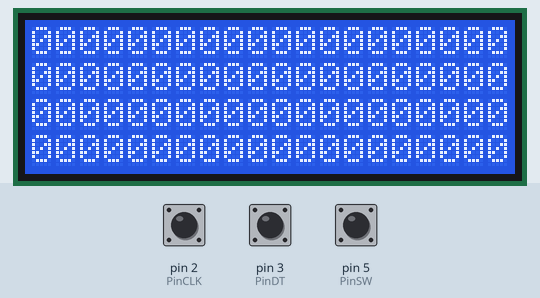
This sketch was run on a simulated Arduino Uno, built with avr-gcc and run on an emulated ATmega328P. Parts: 20×4 character LCD. Inputs (shaded band) come from the test bench; at power-on: pin 2 (PinCLK) HIGH, pin 3 (PinDT) HIGH, pin 5 (PinSW) HIGH.

Above: at 1.2 s.
1.3 s: pin 2 (PinCLK) pulled LOW for 0.15 s
At 1.45 s:
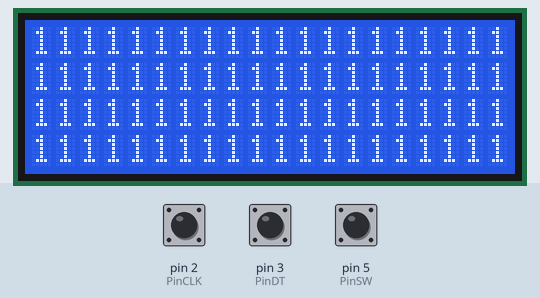
2.9 s: pin 2 (PinCLK) pulled LOW for 1 s
At 2.91 s:
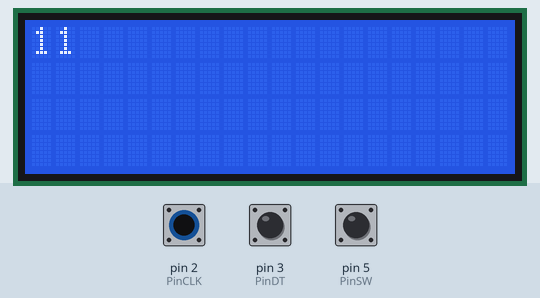
Timing chart, 0 to 5.9 s (numbered marks = the images above; inputs shaded):
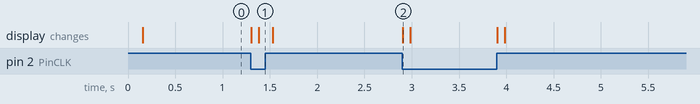

Measured:
- after the input at 1.3 s, the display: first changes at once (image 1 shows a later state)
- after the input at 2.9 s, the display: changes at once (image 2)

The sketch:

Encoder_and_timer.ino
```cpp
//Libraries & global include
#include <Wire.h>
#include <LiquidCrystal_I2C.h>
LiquidCrystal_I2C lcd(0x27, 2, 1, 0, 4, 5, 6, 7, 3, POSITIVE); //LCD address and communications

// Timer variables
const byte Start= 4; // start/stop button
byte hours = 0;
byte minutes = 0;
byte seconds = 0;
boolean timeState = false;
// Rotary Encoder Module connections

const int PinSW = 5; // Rotary Encoder Switch
const int PinDT = 3;  // DATA signal
const int PinCLK = 2;  // CLOCK signal

//timer fields set?
boolean A_set = false;
boolean B_set = false;

// Variables to debounce Rotary Encoder
long TimeOfLastDebounce = 0;
int DelayofDebounce = 0.01;

// Store previous Pins state
byte PreviousCLK;
byte PreviousDT;
byte displaycounter = 0;
byte MS = 1;

void setup()
{
  PreviousCLK = digitalRead(PinCLK);  // Put current pins state in variables
  PreviousDT = digitalRead(PinDT);

  pinMode(Start, INPUT_PULLUP);
  pinMode(PinSW, INPUT_PULLUP); // Set the Switch pin to use Arduino PULLUP
  pinMode(PinCLK,INPUT_PULLUP);
  pinMode(PinDT, INPUT_PULLUP);
  pinMode(PinSW, INPUT_PULLUP);

// Start and setup the LCD
  Serial.begin(1000000);
  lcd.begin(20, 4);
  lcd.clear();
  lcd.setCursor(0, 0);
  lcd.print("Mash Time");
  lcd.setCursor(0,10);
  lcd.print("00:00");

}
void loop() {
// If enough time has passed check the rotary encoder
  if ((millis() - TimeOfLastDebounce) > DelayofDebounce) {

    check_rotary();  // Rotary Encoder check routine below

    PreviousCLK = digitalRead(PinCLK);
    PreviousDT = digitalRead(PinDT);
    TimeOfLastDebounce = millis(); // Set variable to current millis() timer
  }

// Check if Rotary Encoder switch was pressed
  if (digitalRead(PinSW) == LOW)
    displaycounter = 0; // Reset counter to zero
    lcd.print(displaycounter);
  }

// Check if Rotary Encoder was moved
void check_rotary()
{
  if ((PreviousCLK == 0) && (PreviousDT == 1)) {
    if ((digitalRead(PinCLK) == 1) && (digitalRead(PinDT) == 0)) {
      displaycounter++;
      lcd.clear();
      lcd.setCursor(10,0);

    }
    if ((digitalRead(PinCLK) == 1) && (digitalRead(PinDT) == 1)) {
      displaycounter--;
      lcd.clear();
      lcd.print(displaycounter);
    }
  }

  if ((PreviousCLK == 1) && (PreviousDT == 0)) {
    if ((digitalRead(PinCLK) == 0) && (digitalRead(PinDT) == 1)) {
      displaycounter++;
      lcd.clear();
      lcd.print(displaycounter);
    }
    if ((digitalRead(PinCLK) == 0) && (digitalRead(PinDT) == 0)) {
      displaycounter--;
      lcd.clear();
      lcd.print(displaycounter);
    }
  }

  if ((PreviousCLK == 1) && (PreviousDT == 1)) {
    if ((digitalRead(PinCLK) == 0) && (digitalRead(PinDT) == 1)) {
      displaycounter++;
      lcd.clear();
      lcd.print(displaycounter);
    }
    if ((digitalRead(PinCLK) == 0) && (digitalRead(PinDT) == 0)) {
      displaycounter--;
      lcd.clear();
      lcd.print(displaycounter);
    }
  }

  if ((PreviousCLK == 0) && (PreviousDT == 0)) {
    if ((digitalRead(PinCLK) == 1) && (digitalRead(PinDT) == 0)) {
      displaycounter++;
      lcd.clear();
      lcd.print(displaycounter);
    }
    if ((digitalRead(PinCLK) == 1) && (digitalRead(PinDT) == 1)) {
      displaycounter--;
      lcd.clear();
      lcd.print(displaycounter);
    }
  }
}
```
